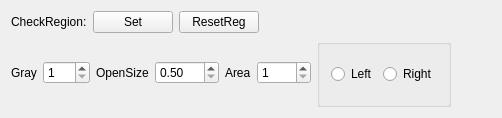
<?xml version="1.0" encoding="UTF-8"?>
<ui version="4.0">
 <class>CDlgSInFReg</class>
 <widget class="CItemDlg" name="CDlgSInFReg">
  <property name="geometry">
   <rect>
    <x>0</x>
    <y>0</y>
    <width>474</width>
    <height>118</height>
   </rect>
  </property>
  <property name="windowTitle">
   <string>Body InnerMouth Region Dialog</string>
  </property>
  <layout class="QVBoxLayout" name="verticalLayout">
   <item>
    <layout class="QHBoxLayout" name="horizontalLayout_3">
     <item>
      <widget class="QLabel" name="label_19">
       <property name="text">
        <string>CheckRegion:</string>
       </property>
      </widget>
     </item>
     <item>
      <widget class="QPushButton" name="btnDrawReg">
       <property name="text">
        <string>Set</string>
       </property>
      </widget>
     </item>
     <item>
      <widget class="QPushButton" name="btnResetReg">
       <property name="text">
        <string>ResetReg</string>
       </property>
      </widget>
     </item>
     <item>
      <spacer name="horizontalSpacer_13">
       <property name="orientation">
        <enum>Qt::Horizontal</enum>
       </property>
       <property name="sizeHint" stdset="0">
        <size>
         <width>194</width>
         <height>20</height>
        </size>
       </property>
      </spacer>
     </item>
    </layout>
   </item>
   <item>
    <layout class="QHBoxLayout" name="horizontalLayout_2">
     <item>
      <widget class="QLabel" name="label_20">
       <property name="text">
        <string>Gray</string>
       </property>
      </widget>
     </item>
     <item>
      <widget class="QSpinBox" name="spinGray">
       <property name="contextMenuPolicy">
        <enum>Qt::NoContextMenu</enum>
       </property>
       <property name="minimum">
        <number>1</number>
       </property>
       <property name="maximum">
        <number>255</number>
       </property>
      </widget>
     </item>
     <item>
      <widget class="QLabel" name="label_9">
       <property name="text">
        <string>OpenSize</string>
       </property>
      </widget>
     </item>
     <item>
      <widget class="QDoubleSpinBox" name="spinOpenSize">
       <property name="contextMenuPolicy">
        <enum>Qt::NoContextMenu</enum>
       </property>
       <property name="minimum">
        <double>0.500000000000000</double>
       </property>
       <property name="maximum">
        <double>100.000000000000000</double>
       </property>
       <property name="singleStep">
        <double>0.500000000000000</double>
       </property>
      </widget>
     </item>
     <item>
      <widget class="QLabel" name="label_21">
       <property name="text">
        <string>Area</string>
       </property>
      </widget>
     </item>
     <item>
      <widget class="QSpinBox" name="spinArea">
       <property name="contextMenuPolicy">
        <enum>Qt::NoContextMenu</enum>
       </property>
       <property name="minimum">
        <number>1</number>
       </property>
       <property name="maximum">
        <number>9999</number>
       </property>
      </widget>
     </item>
     <item>
      <widget class="QGroupBox" name="groupPos">
       <property name="font">
        <font>
         <kerning>true</kerning>
        </font>
       </property>
       <property name="title">
        <string/>
       </property>
       <layout class="QHBoxLayout" name="horizontalLayout_4">
        <item>
         <widget class="QRadioButton" name="radioLeft">
          <property name="whatsThis">
           <string/>
          </property>
          <property name="text">
           <string>Left</string>
          </property>
         </widget>
        </item>
        <item>
         <widget class="QRadioButton" name="radioRight">
          <property name="text">
           <string>Right</string>
          </property>
         </widget>
        </item>
       </layout>
      </widget>
     </item>
     <item>
      <spacer name="horizontalSpacer">
       <property name="orientation">
        <enum>Qt::Horizontal</enum>
       </property>
       <property name="sizeType">
        <enum>QSizePolicy::Fixed</enum>
       </property>
       <property name="sizeHint" stdset="0">
        <size>
         <width>40</width>
         <height>20</height>
        </size>
       </property>
      </spacer>
     </item>
    </layout>
   </item>
  </layout>
 </widget>
 <layoutdefault spacing="6" margin="11"/>
 <customwidgets>
  <customwidget>
   <class>CItemDlg</class>
   <extends>QWidget</extends>
   <header>citemdlg.h</header>
   <container>1</container>
  </customwidget>
 </customwidgets>
 <tabstops>
  <tabstop>btnDrawReg</tabstop>
  <tabstop>spinGray</tabstop>
  <tabstop>spinArea</tabstop>
  <tabstop>radioLeft</tabstop>
  <tabstop>radioRight</tabstop>
 </tabstops>
 <resources/>
 <connections/>
 <slots>
  <slot>accept()</slot>
  <slot>reject()</slot>
 </slots>
</ui>
